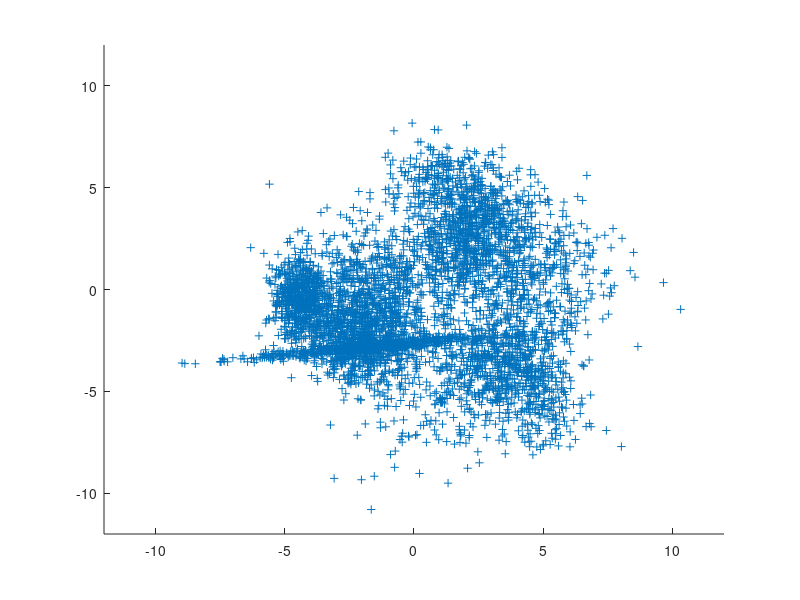
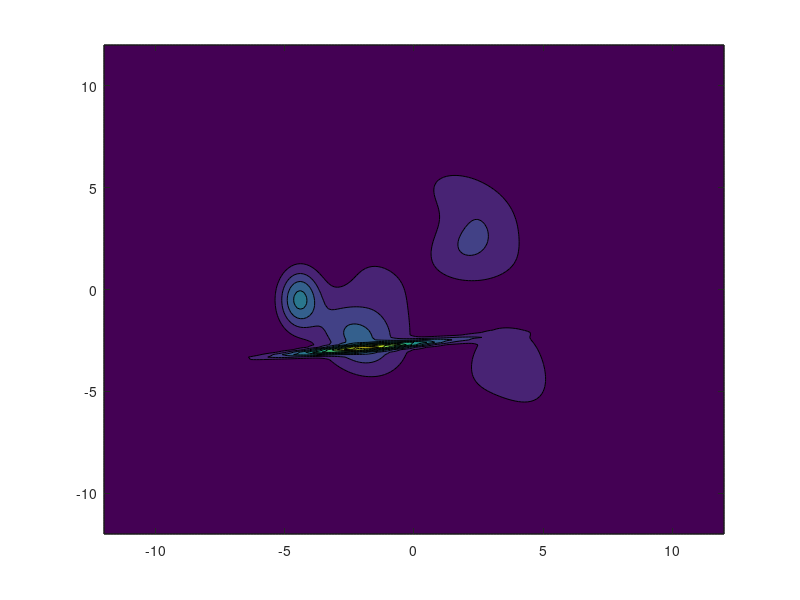
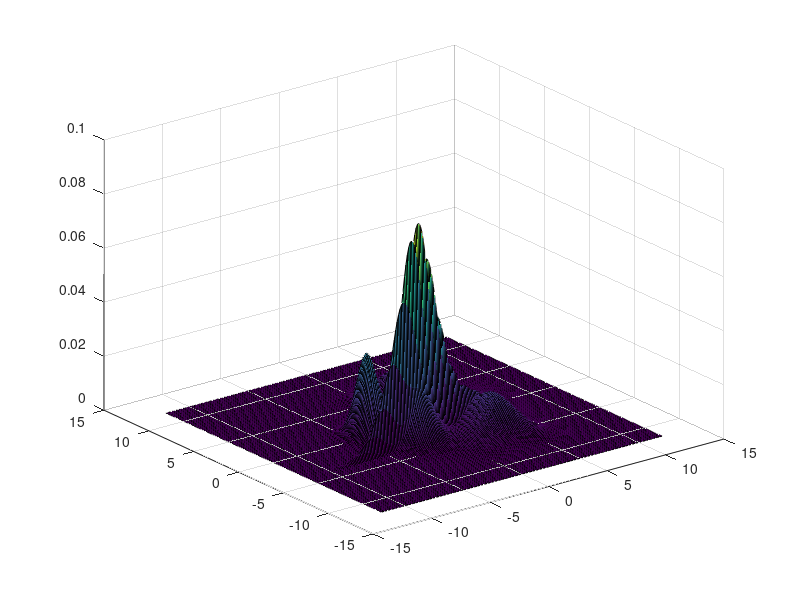

MATLAB code for these plots, in order: (Note: this script raises an error after producing the figures.)
if ~exist('data_ofiles','var')
    data_ofiles = 'data0';
end
if ~exist('DIMS','var')
    DIMS = 2; % dimension of data
end

N_MIX = 10; % number of mixture components
N_SAMP_MIX = 1E5; % samples per mixture component
N_SAMP = N_SAMP_MIX*N_MIX; % total number of samples


sigmas = zeros(DIMS,DIMS,N_MIX);
mus = zeros(DIMS,N_MIX);
samples = nan(N_SAMP,DIMS);
if DIMS==2
    [X1,X2] = meshgrid(linspace(-12,12,200),linspace(-12,12,200));
    Z = zeros(size(X1));
end
for i=1:N_MIX
    A = (rand+1)*2*rand(DIMS)-1; 
    A = A*A'+diag(rand(DIMS,1));
    sigmas(:,:,i) = A;
    B = 10*rand(1,DIMS)-5;
    mus(:,i) = B;
    if DIMS==2
        Z = Z + reshape(mvnpdf([X1(:) X2(:)],B, A),size(X1))/N_MIX;
    end
    samples((i-1)*(N_SAMP_MIX)+1:i*(N_SAMP_MIX),:) = mvnrnd(B, A,N_SAMP_MIX);
end
if DIMS==2 % plot if in 2d
    h1 = figure;
    r=randi(N_SAMP,5000,1);
    scatter(samples(r,1),samples(r,2),'+');
    axis([-12 12 -12 12]);
    saveas(h1, ['../Data/' data_ofiles '-sample.fig']);
    h2 = figure; 
    contourf(X1,X2,Z);
    saveas(h2, ['../Data/' data_ofiles '-contour.fig']);
    h3 = figure; 
    surf(X1,X2,Z);
    saveas(h3, ['../Data/' data_ofiles '-surf.fig']);
end
samplesr = samples(randperm(length(samples)),:);
save(['../Data/' data_ofiles],'sigmas','mus','samples','samplesr');
dlmwrite(['../Data/' data_ofiles '.txt'], samplesr, 'delimiter', '\t', 'precision', 5);